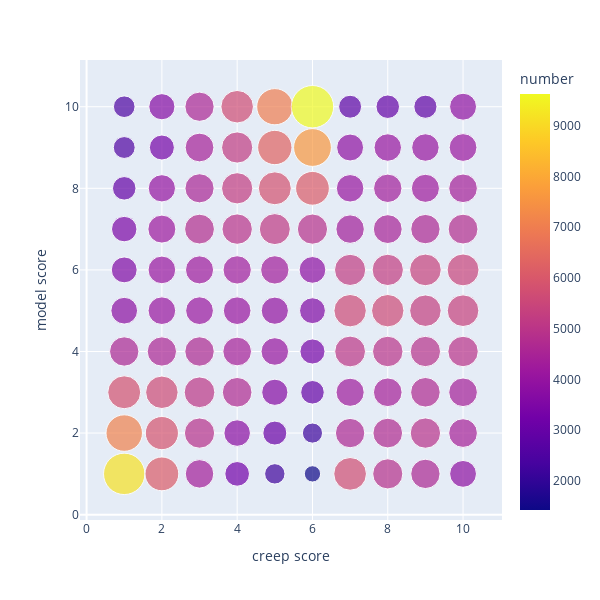

Notebook code for this chart:
### Markdown cell above
### Model 2

### Code cell
input_df = analysis_df['model2_creep']
fig = px.scatter(
    input_df, x='creep', y='score_model2',
    labels={
        'creep': 'creep score',
        'score_model2': 'model score'
    },
    size='number', color='number', size_max=30, width=600, height=600)
fig.show()

### Figure 1 — Plotly figure (JSON) as saved in the notebook; plotly's stock layout.template omitted (floating-point values rounded to 4 significant figures)
{"data": [{"hovertemplate": "creep score=%{x}<br>model score=%{y}<br>number=%{marker.color}<extra></extra>", "legendgroup": "", "marker": {"color": [9157, 6106, 4342, 3258, 2227, 1423, 5727, 4865, 4613, 3857, 7120, 5878, 4903, 3768, 3073, 2169, 4615, 4713, 4924, 4412, 5807, 5647, 5050, 4708, 3676, 2969, 4248, 4395, 4686, 4389, 4610, 4593, 4637, 4398, 4071, 3364, 5071, 4971, 4915, 4945, 3819, 4089, 4119, 4093, 3960, 3577, 5621, 5622, 5311, 5364, 3575, 4090, 4224, 4288, 4303, 3826, 5208, 5238, 5373, 5450, 3467, 4195, 4762, 4953, 5139, 4891, 4334, 4454, 4619, 4761, 2961, 3977, 4546, 5227, 5801, 6092, 4049, 4317, 4225, 4380, 2559, 3341, 4421, 5213, 6310, 7637, 3885, 4040, 4042, 4127, 2500, 3659, 4571, 5669, 7015, 9627, 2817, 2960, 2867, 3890], "coloraxis": "coloraxis", "size": [9157, 6106, 4342, 3258, 2227, 1423, 5727, 4865, 4613, 3857, 7120, 5878, 4903, 3768, 3073, 2169, 4615, 4713, 4924, 4412, 5807, 5647, 5050, 4708, 3676, 2969, 4248, 4395, 4686, 4389, 4610, 4593, 4637, 4398, 4071, 3364, 5071, 4971, 4915, 4945, 3819, 4089, 4119, 4093, 3960, 3577, 5621, 5622, 5311, 5364, 3575, 4090, 4224, 4288, 4303, 3826, 5208, 5238, 5373, 5450, 3467, 4195, 4762, 4953, 5139, 4891, 4334, 4454, 4619, 4761, 2961, 3977, 4546, 5227, 5801, 6092, 4049, 4317, 4225, 4380, 2559, 3341, 4421, 5213, 6310, 7637, 3885, 4040, 4042, 4127, 2500, 3659, 4571, 5669, 7015, 9627, 2817, 2960, 2867, 3890], "sizemode": "area", "sizeref": 10.7, "symbol": "circle"}, "mode": "markers", "name": "", "orientation": "v", "showlegend": false, "type": "scatter", "x": [1, 2, 3, 4, 5, 6, 7, 8, 9, 10, 1, 2, 3, 4, 5, 6, 7, 8, 9, 10, 1, 2, 3, 4, 5, 6, 7, 8, 9, 10, 1, 2, 3, 4, 5, 6, 7, 8, 9, 10, 1, 2, 3, 4, 5, 6, 7, 8, 9, 10, 1, 2, 3, 4, 5, 6, 7, 8, 9, 10, 1, 2, 3, 4, 5, 6, 7, 8, 9, 10, 1, 2, 3, 4, 5, 6, 7, 8, 9, 10, 1, 2, 3, 4, 5, 6, 7, 8, 9, 10, 1, 2, 3, 4, 5, 6, 7, 8, 9, 10], "xaxis": "x", "y": [1, 1, 1, 1, 1, 1, 1, 1, 1, 1, 2, 2, 2, 2, 2, 2, 2, 2, 2, 2, 3, 3, 3, 3, 3, 3, 3, 3, 3, 3, 4, 4, 4, 4, 4, 4, 4, 4, 4, 4, 5, 5, 5, 5, 5, 5, 5, 5, 5, 5, 6, 6, 6, 6, 6, 6, 6, 6, 6, 6, 7, 7, 7, 7, 7, 7, 7, 7, 7, 7, 8, 8, 8, 8, 8, 8, 8, 8, 8, 8, 9, 9, 9, 9, 9, 9, 9, 9, 9, 9, 10, 10, 10, 10, 10, 10, 10, 10, 10, 10], "yaxis": "y"}], "layout": {"coloraxis": {"colorbar": {"title": {"text": "number"}}, "colorscale": [[0, "#0d0887"], [0.1111, "#46039f"], [0.2222, "#7201a8"], [0.3333, "#9c179e"], [0.4444, "#bd3786"], [0.5556, "#d8576b"], [0.6667, "#ed7953"], [0.7778, "#fb9f3a"], [0.8889, "#fdca26"], [1, "#f0f921"]]}, "height": 600, "legend": {"itemsizing": "constant", "tracegroupgap": 0}, "margin": {"t": 60}, "width": 600, "xaxis": {"anchor": "y", "domain": [0, 1], "title": {"text": "creep score"}}, "yaxis": {"anchor": "x", "domain": [0, 1], "title": {"text": "model score"}}}}
